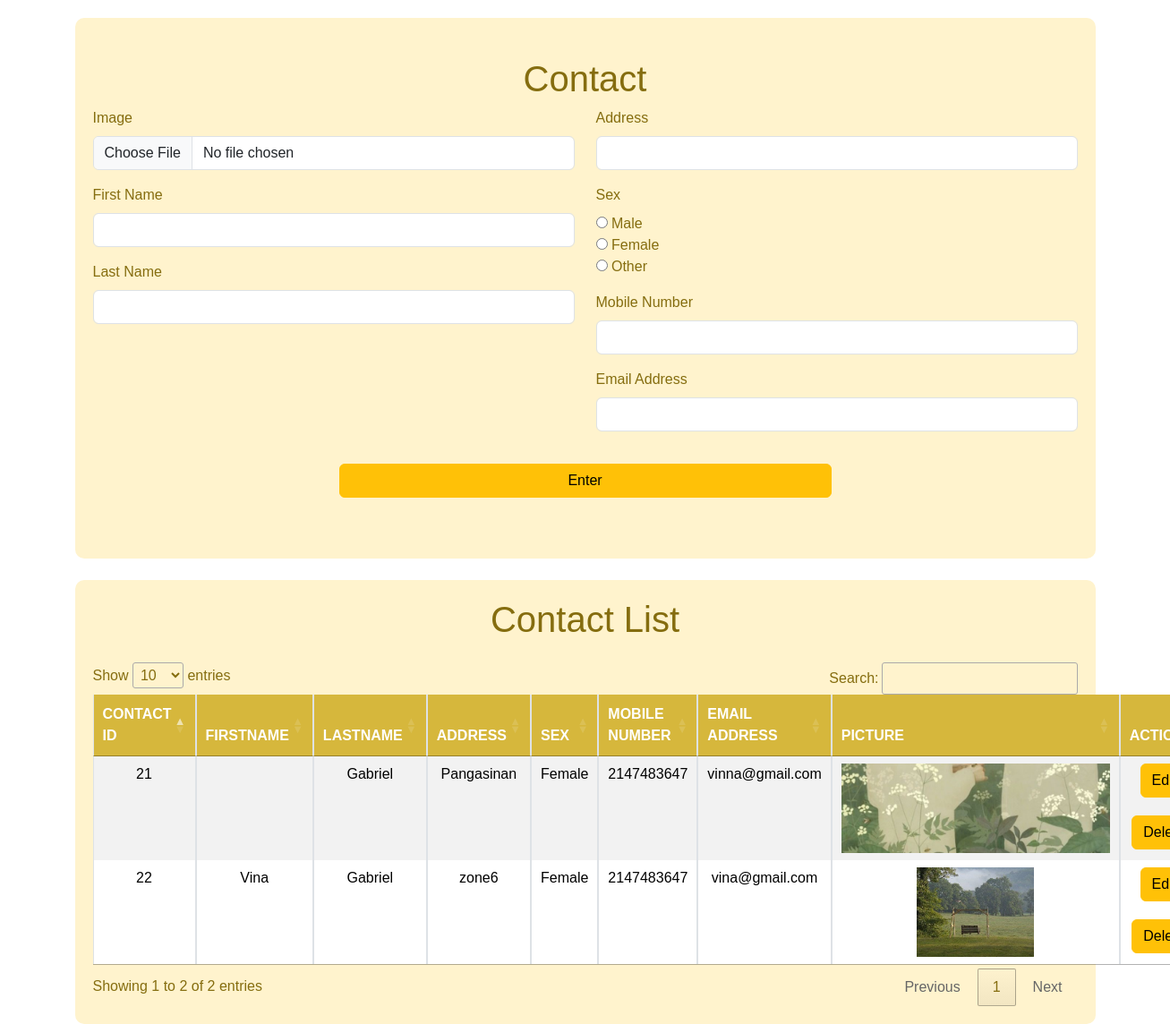
The page / on the database its author committed.
### tables this page shows
CREATE TABLE `contactorg` (
  `userID` int(100) NOT NULL,
  `firstName` varchar(100) NOT NULL,
  `lastName` varchar(100) NOT NULL,
  `sex` varchar(100) NOT NULL,
  `address` varchar(100) NOT NULL,
  `mobileNum` int(100) NOT NULL,
  `email` varchar(100) NOT NULL,
  `image` varchar(100) NOT NULL
);

### index.php (the view, shortened to what this page needs)
<!DOCTYPE html>
<html lang="en">
<head>
    <link href="https://cdn.jsdelivr.net/npm/bootstrap@5.3.2/dist/css/bootstrap.min.css" rel="stylesheet">
    <link rel="stylesheet" href="https://cdnjs.cloudflare.com/ajax/libs/font-awesome/5.15.3/css/all.min.css">
    <link rel="stylesheet" href="https://cdn.datatables.net/1.13.6/css/jquery.dataTables.css" />
</head>
<body>
<div class="mb-10">
<div class=" container bg-warning-subtle" style = "margin-top: 20px;">
<h1 class="pt-4 mb-2 ">Contact</h1>
<form action="add.php" method="POST" enctype="multipart/form-data">
    <div class="row">
        <div class="col-md-6">
            <div class="mb-3">
                <label for="picture" class="form-label">Image</label>
                <input type="file" class="form-control" id="pic" name="pic" accept="image/jpeg, image/jpg, image/png" required>
            </div>
            <div class="mb-3">
                <label for="firstname" class="form-label">First Name</label>
                <input type="text" class="form-control" id="firstName" name="firstName" pattern="[A-Za-z]+" required>
            </div>
            <div class="mb-3">
                <label for="lastname" class="form-label">Last Name</label>
                <input type="text" class="form-control" id="lastName" name="lastName" pattern="[A-Za-z]+" required>
            </div>
        </div>
        <div class="col-md-6">
            <div class="mb-3">
                <label for="address" class="form-label">Address</label>
                <input type="text" class="form-control" id="address" name="address" required>
            </div>
            <div class="mb-3">
                <label class="form-label">Sex</label><br>
                <input type="radio" id="male" name="sex" value="Male" required>
                <label for="male">Male</label><br>
                <input type="radio" id="female" name="sex" value="Female">
                <label for="female">Female</label><br>
                <input type="radio" id="other" name="sex" value="Other">
                <label for="other">Other</label><br>
            </div>
            <div class="mb-3">
                <label for="mobile" class="form-label">Mobile Number</label>
                <input type="number" class="form-control" id="mobileNum" name="mobileNum" required>
            </div>
            <div class="mb-3">
                <label for="email" class="form-label">Email Address</label>
                <input type="email" class="form-control" id="email" name="email" required>
            </div>
        </div>
    </div>
    <div class="text-center mb-5">
        <button type="submit" class="btn btn-warning w-50" style="margin-top:20px;" name="add">Enter</button>
    </div>
</form>
</div>
    </div>
<div class="container mt-4  bg-warning-subtle">
    <h1 class="mb-4">Contact List</h1>
    <table id="myTable" class="table table-striped table-bordered" style="margin-top:20px;">
        <thead>
            <tr>
                <th>CONTACT ID</th>
                <th>FIRSTNAME</th>
                <th>LASTNAME</th>
                <th>ADDRESS</th>
                <th>SEX</th>
                <th>MOBILE NUMBER</th>
                <th>EMAIL ADDRESS</th>
                <th>PICTURE</th>
                <th>ACTION</th>
            </tr>
        </thead>
        <tbody>
            <?php
            require 'config.php';
            $stmt = "SELECT * FROM contactOrg";
            $container = $conn->query($stmt);
            while ($data = $container->fetch_assoc()) {
            ?>
                <tr>
                    <td><?php echo $data['userID'] ?></td>
                    <td><?php echo $data['firstName'] ?></td>
                    <td><?php echo $data['lastName'] ?></td>
                    <td><?php echo $data['address'] ?></td>
                    <td><?php echo $data['sex'] ?></td>
                    <td><?php echo $data['mobileNum'] ?></td>
                    <td><?php echo $data['email'] ?></td>
                    <td>
                        <img src="../Gabriel_MidtermReq/images/<?php echo $data['image']; ?>" height="100px" alt="Picture">
                    </td>
                    <td>
                        <a href="edit.php?id=<?php echo $data['userID']; ?>" class="btn btn-warning  btn-m">Edit</a>
                        <a href="delete.php?id=<?php echo $data['userID']; ?>" class="btn btn-warning btn-m" style="margin-top:20px;">Delete</a>
                    </td>
                </tr>
            <?php
            }
            ?>
        </tbody>
    </table>
</div>
</body>
</html>

### index.php (style rules this page uses)
h1 { text-align: center; font-family: Arial, sans-serif; color: #856d0f; }
.container { padding: 20px; border-radius: 10px; font-family: Arial, sans-serif; color: #856d0f; }
.table { width: 100%; }
.table th, .table td { text-align: center; }
.table th { background-color: #d6b73c; color: #ffffff; }

### rows shown on the page
contactorg: userID "21", lastName "Gabriel", address "Pangasinan", sex "Female", mobileNum "2147483647", email "vinna@gmail.com", image (picture)
contactorg: userID "22", firstName "Vina", lastName "Gabriel", address "zone6", sex "Female", mobileNum "2147483647", email "vina@gmail.com", image (picture)
